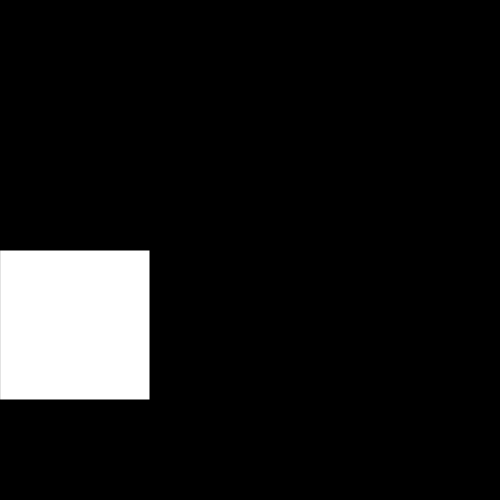
Frame 1 (no input)
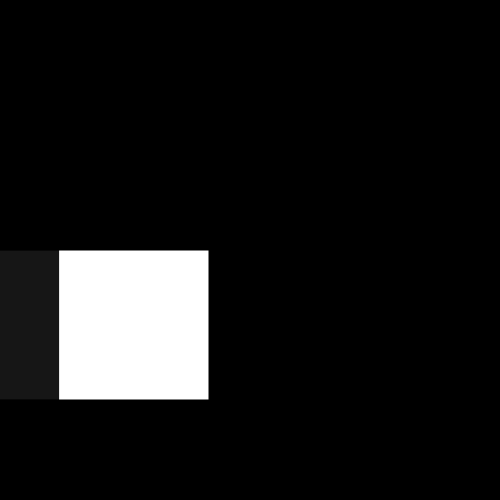
Frame 60 (no input)
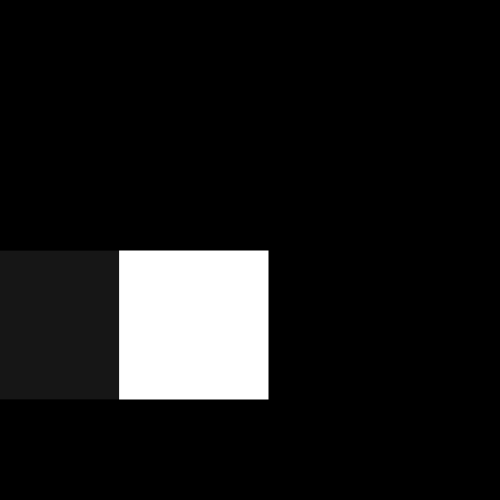
Frame 120 (the mouse pressed at the canvas centre since frame 60)

The p5.js sketch that drew these frames (run headless with seeded random() and noise() and a simulated clock; from frame 60 on, the mouse is pressed at the canvas centre):

// p5.js sketch
// ── sketch.js
let rectX = 0

function setup(){

  createCanvas(500, 500)
  background(0)

}

function draw(){
  rect(rectX, 250, 150, 150)
  rectX = rectX + 1;
  
}
